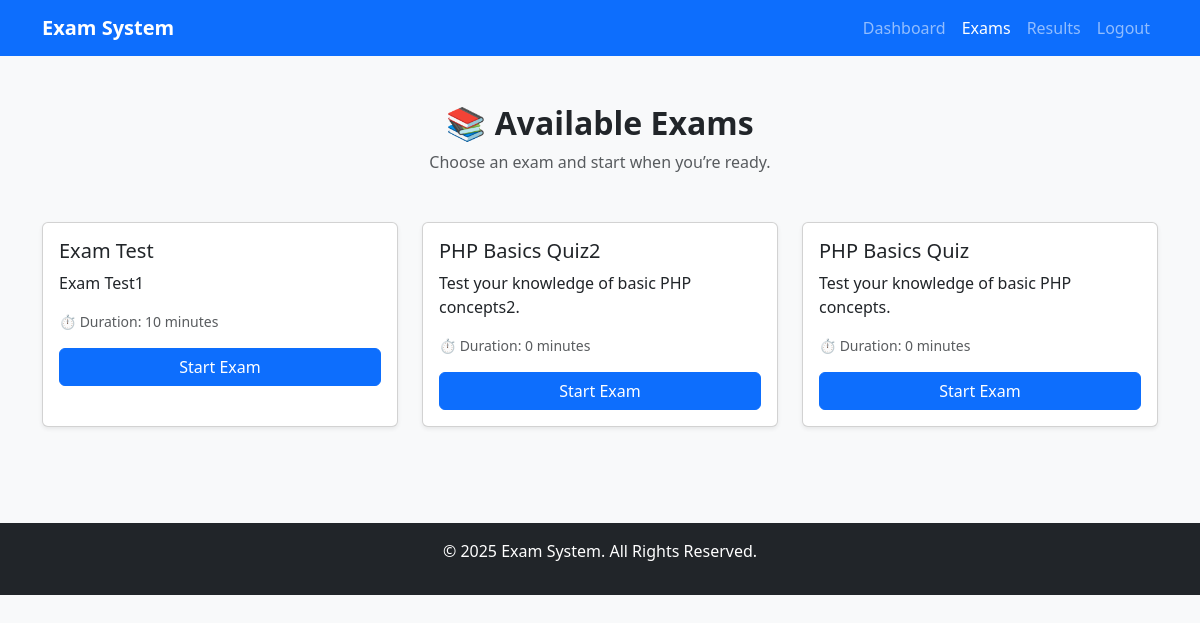
The app's page /exams.php (signed in) with its own data.
### tables this page shows
CREATE TABLE IF NOT EXISTS `exams` (
  `id` int NOT NULL AUTO_INCREMENT,
  `title` varchar(255) NOT NULL,
  `description` text,
  `duration` int NOT NULL,
  `created_at` timestamp NULL DEFAULT CURRENT_TIMESTAMP,
  PRIMARY KEY (`id`)
);

### classes/Exam.php (called while the page is built, shortened)
<?php
class Exam
{
    private $id;
    private $title;
    private $description;
    private $duration;
    public function __construct(array $data = [])
    {
        $this->id          = $data['id'] ?? null;
        $this->title       = $data['title'] ?? '';
        $this->description = $data['description'] ?? '';
        $this->duration    = $data['duration'] ?? 0;
    }
    public static function getAll(): array
    {
        $db = Database::getInstance()->getConnection();
        $stmt = $db->query("SELECT * FROM exams ORDER BY created_at DESC");
        $rows = $stmt->fetchAll(PDO::FETCH_ASSOC);
        $exams = [];
        foreach ($rows as $row) {
            $exams[] = new self($row);
        }
        return $exams;
    }
    public function getId(): ?int
    {
        return $this->id;
    }
    public function getTitle(): string
    {
        return (string)$this->title;
    }
    public function getDescription(): string
    {
        return (string)$this->description;
    }
    public function getDuration(): int
    {
        return (int)$this->duration;
    }
}

### public/exams.php (the view, shortened to what this page needs)
<?php
require_once __DIR__ . '/../classes/Exam.php';
$exams = Exam::getAll();
?>
<!DOCTYPE html>
<html lang="en">
<head>
    <link href="https://cdn.jsdelivr.net/npm/bootstrap@5.3.3/dist/css/bootstrap.min.css" rel="stylesheet">
</head>
<body class="bg-light">
    <nav class="navbar navbar-expand-lg navbar-dark bg-primary sticky-top">
        <div class="container">
            <a class="navbar-brand fw-bold" href="index.php">Exam System</a>
            <div class="collapse navbar-collapse" id="navbarNav">
                <ul class="navbar-nav ms-auto">
                    <li class="nav-item"><a class="nav-link" href="dashboard.php">Dashboard</a></li>
                    <li class="nav-item"><a class="nav-link active" href="exams.php">Exams</a></li>
                    <li class="nav-item"><a class="nav-link" href="results.php">Results</a></li>
                    <li class="nav-item"><a class="nav-link" href="logout.php">Logout</a></li>
                </ul>
            </div>
        </div>
    </nav>
    <section class="container py-5">
        <div class="text-center mb-5">
            <h2 class="fw-bold">📚 Available Exams</h2>
            <p class="text-muted">Choose an exam and start when you’re ready.</p>
        </div>
        <div class="row g-4">
            <?php if ($exams): ?>
            <?php foreach ($exams as $exam): ?>
            <div class="col-md-6 col-lg-4">
                <div class="card shadow-sm h-100">
                    <div class="card-body">
                        <h5 class="card-title"><?= htmlspecialchars($exam->getTitle()); ?></h5>
                        <p class="card-text"><?= htmlspecialchars($exam->getDescription()); ?></p>
                        <p class="text-muted small">⏱ Duration: <?= $exam->getDuration(); ?> minutes</p>
                        <a href="take_exam.php?id=<?= $exam->getId(); ?>" class="btn btn-primary w-100">Start Exam</a>
                    </div>
                </div>
            </div>
            <?php endforeach; ?>
            <?php else: ?>
            <div class="col-12 text-center">
                <div class="alert alert-info">No exams are available at the moment.</div>
            </div>
            <?php endif; ?>
        </div>
    </section>
    <footer class="bg-dark text-white text-center py-3 mt-5">
        <p>&copy; <?= date("Y"); ?> Exam System. All Rights Reserved.</p>
    </footer>
</body>
</html>

### records on screen
exams: title "Exam Test", description "Exam Test1", duration "10"
exams: title "PHP Basics Quiz2", description "Test your knowledge of basic PHP concepts2.", duration "0"
exams: title "PHP Basics Quiz", description "Test your knowledge of basic PHP concepts.", duration "0"
